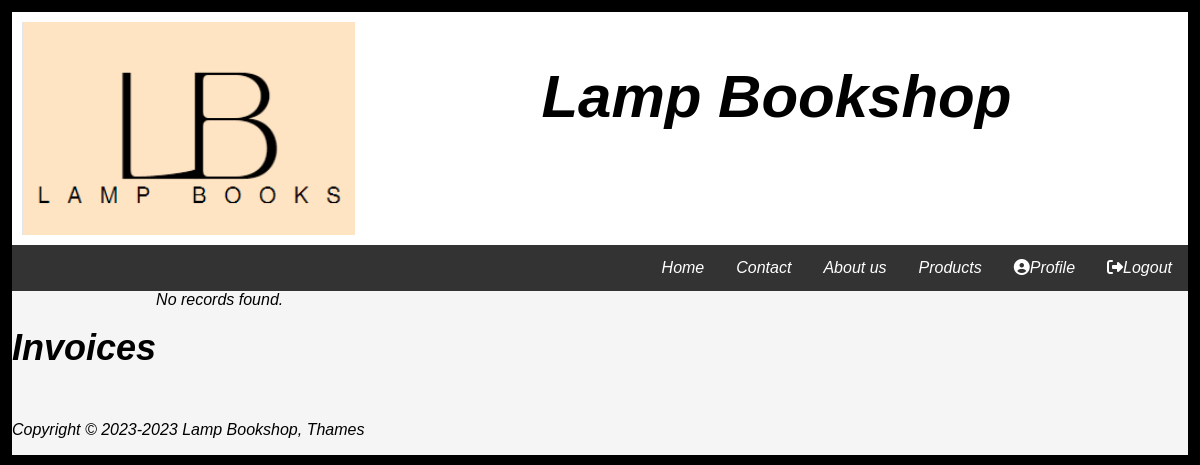
Page /admin/invoice.php (signed in) on the earlier database version.
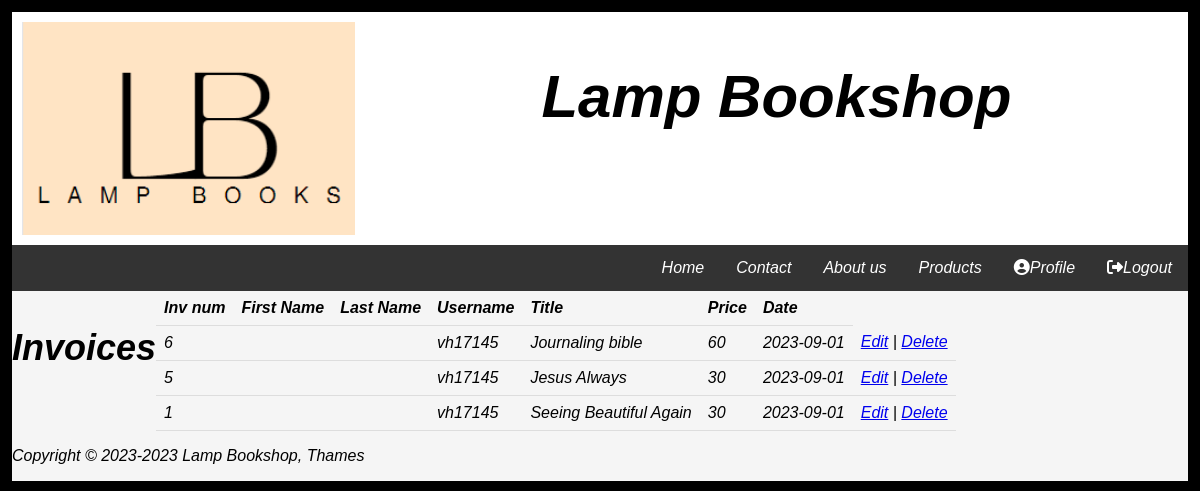
Same page on the later database version.
### tables this page shows
CREATE TABLE IF NOT EXISTS `invoices` (
  `id` int NOT NULL AUTO_INCREMENT,
  `client_id` int NOT NULL,
  `product_id` int NOT NULL,
  `amount` double NOT NULL,
  `date` date NOT NULL,
  PRIMARY KEY (`id`)
);

CREATE TABLE IF NOT EXISTS `products` (
  `id` int NOT NULL AUTO_INCREMENT,
  `title` varchar(200) NOT NULL,
  `info` text NOT NULL,
  `price` double NOT NULL,
  `category` varchar(50) NOT NULL,
  `image` varchar(50) NOT NULL,
  PRIMARY KEY (`id`)
);

CREATE TABLE IF NOT EXISTS `accounts` (
  `id` int NOT NULL AUTO_INCREMENT,
  `username` varchar(50) NOT NULL,
  `password` varchar(255) NOT NULL,
  `email` varchar(100) NOT NULL,
  `fname` varchar(100) NOT NULL,
  `lname` varchar(100) NOT NULL,
  PRIMARY KEY (`id`)
);

### admin/invoice.php (the view, shortened to what this page needs)
<!DOCTYPE html>
<html lang="en">
    <?php
if (!isset($_SESSION['loggedin'])) {
    header('Location: phplogin/login.php');
}else{
    ?>
<head>
    <link href="../css/style.css" rel="stylesheet" type="text/css">
    	<link rel="stylesheet" href="https://cdnjs.cloudflare.com/ajax/libs/font-awesome/6.2.0/css/all.min.css">
</head>
    <body>
     <?php
if (isset($_SESSION['loggedin'])) {
     if ($_SESSION['name'] == 'admin'){
        include '../adminheader.php';
    }
    else{
    include 'loginheader.php';}
}
        else{
        include 'header.php';}
        ?>
         <div class="row">
             <h3>Invoices</h3>
             <?php
    require_once '../setup.php';
    $sql =
"SELECT
    invoices.id,
    accounts.id,
    accounts.username,
    products.id,
    products.title,
    products.price,
    invoices.date,
    accounts.fname,
    accounts.lname
FROM
    invoices
JOIN
    accounts ON invoices.client_id = accounts.id
JOIN
    products ON invoices.product_id = products.id";
 $result = mysqli_query($conn, $sql);
 if (mysqli_num_rows($result) > 0) {
     echo '<div style="overflow-x:auto;">';
        echo '<table>';
        echo '<tr><th>Inv num</th><th>First Name</th><th>Last Name</th>
        <th>Username</th><th>Title</th><th>Price</th><th>Date</th></tr>';
        while ($row = mysqli_fetch_assoc($result)) {
            echo '<tr>';
            echo '<td>' . $row['id'] . '</td>';
            echo '<td>' . $row['fname'] . '</td>';
            echo '<td>' . $row['lname'] . '</td>';
            echo '<td>' . $row['username'] . '</td>';
            echo '<td>' . $row['title'] . '</td>';
            echo '<td>' . $row['price'] . '</td>';
            echo '<td>' . $row['date'] . '</td>';
            echo '<td><a href="edit.php?id=' . $row['id'] . ' ">Edit</a> | <a href="delete.php?id=' . $row['id'] .'">Delete</a></td>';
                     echo '</tr>';
        }
        echo '</table>';
echo '</div>';
      } else {
        echo 'No records found.';
    }
           ?>
    </div>
          <?php include '../footer.php';
}
        ?>
    </body>
</html>

### loginheader.php (shortened to what this page needs)
	<link rel="stylesheet" href="https://cdnjs.cloudflare.com/ajax/libs/font-awesome/6.2.0/css/all.min.css">
<div class ="header">
<div class="logorow">
<div class="logoleftside">
        <img src="images/logo1.png" alt="Logo" class="logo" width="200">
       </div>
       <div class="logorightside">
                <h1 style="font-size:5vw;">Lamp Bookshop</h1>
       </div>
       </div>
        </div>
            <div class="navbar">
<ul>
    <li><a href="phplogin/logout.php"><i class="fas fa-sign-out-alt"></i>Logout</a></li>
    <li><a href="profile.php"><i class="fas fa-user-circle"></i>Profile</a></li>
    <li class="dropdown">
    <a href="products.php" class="dropbtn">Products</a>
    </li>
    <li><a href="about.php">About us</a>
    </li>
    <li><a href="contact.php">Contact</a> </li>
    <li><a href="index.php">Home</a> </li>
</ul>
                </div>

### footer.php
<?php
echo "<p>Copyright &copy; 2023-" . date("Y") . " Lamp Bookshop, Thames</p>";
?>

### css/style.css (style rules this page uses)
html { background-color: whitesmoke; width: 100%; }
body { text-align: left; background-color: whitesmoke; border: 1vw solid black; font-style: italic; word-break: keep-all; }
h3 { font-size:3vw; text-align: center; }
h1 { text-align: center; }
* { box-sizing: border-box; }
.row { display: flex; flex-wrap: wrap; }
* { box-sizing: border-box }
body { font-family: Verdana, sans-serif; margin:0 }
img { vertical-align: middle; width: 100%; max-width: 700px; height: auto; }
.logorow { display: flex; flex-wrap: wrap; }
.logorightside { flex: 70%; background-color: white; padding: 10px; }
.logoleftside { flex: 30%; background-color: white; padding: 10px; }
div.logoleftside img { width: 100%; float: left; align-content: center; }
ul { list-style-type: none; margin: 0; padding: 0; overflow: hidden; background-color: #333; }
li { float: right; }
li a, .dropbtn { display: inline-block; color: white; text-align: center; padding: 14px 16px; text-decoration: none; }
li.dropdown { display: inline-block; }

### admin/invoice.php (style rules this page uses)
.row { width: 100%; }
table { width: 100%; border-collapse: collapse; }
th, td { padding: 8px; text-align: left; border-bottom: 1px solid #ddd; }

Differences in the rows shown:
added invoices: product "6", accounts.username "vh17145", product.title "Journaling bible", product.price "60", date "2023-09-01"
added invoices: product "5", accounts.username "vh17145", product.title "Jesus Always", product.price "30", date "2023-09-01"
added invoices: product "1", accounts.username "vh17145", product.title "Seeing Beautiful Again", product.price "30", date "2023-09-01"
Other differences:
text no longer shown: "No records found."
text now shown: "Inv num First Name Last Name Username Title Price Date"
